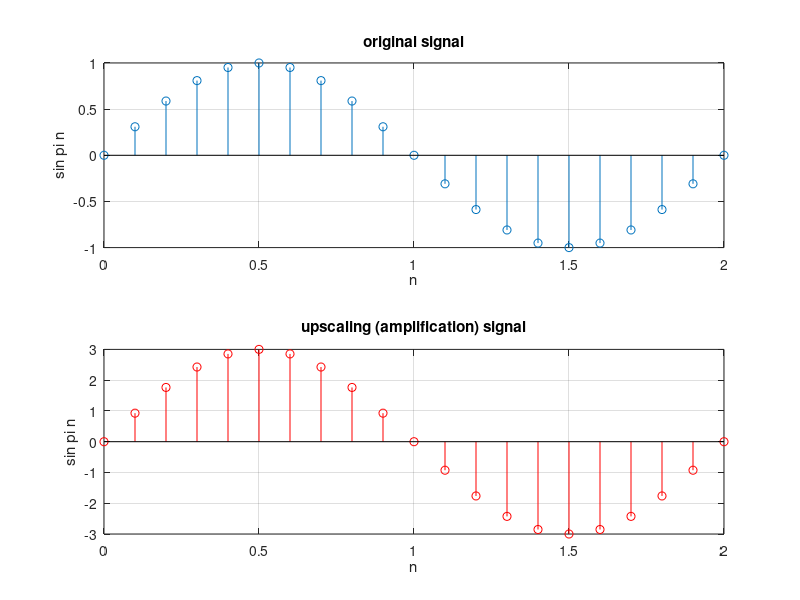

Reproduce this figure in MATLAB.

clear all;
close all;
clc;

A = 1;
theta = 0;
f = 1/2;
omega  = (2*pi*f);

n = 0:0.1:2;

x = sin((omega * n) + theta);


subplot(2,1,1);
stem(n,x);
xlabel('n');
ylabel('sin pi n');
title('original signal');
grid on;

subplot(2,1,2);
stem(n,x*3,'r');
xlabel('n');
ylabel('sin pi n');
title('upscaling (amplification) signal');
grid on;


